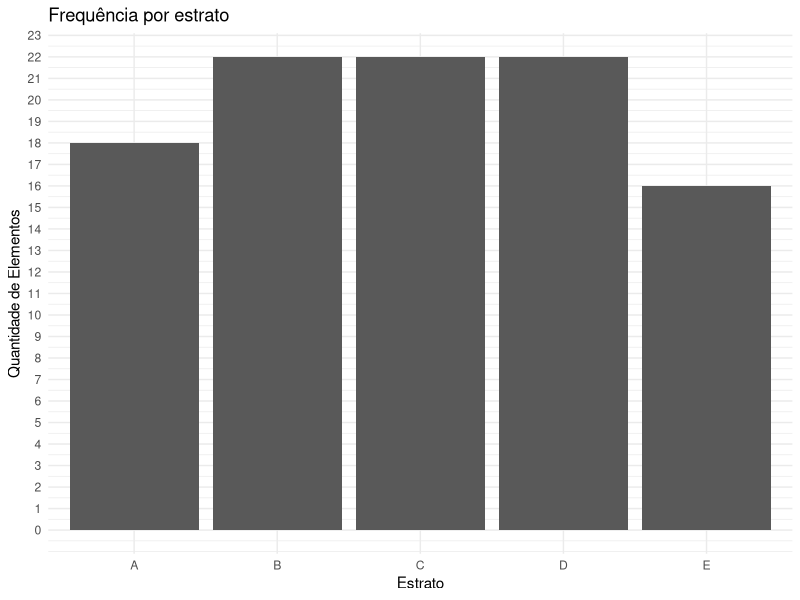
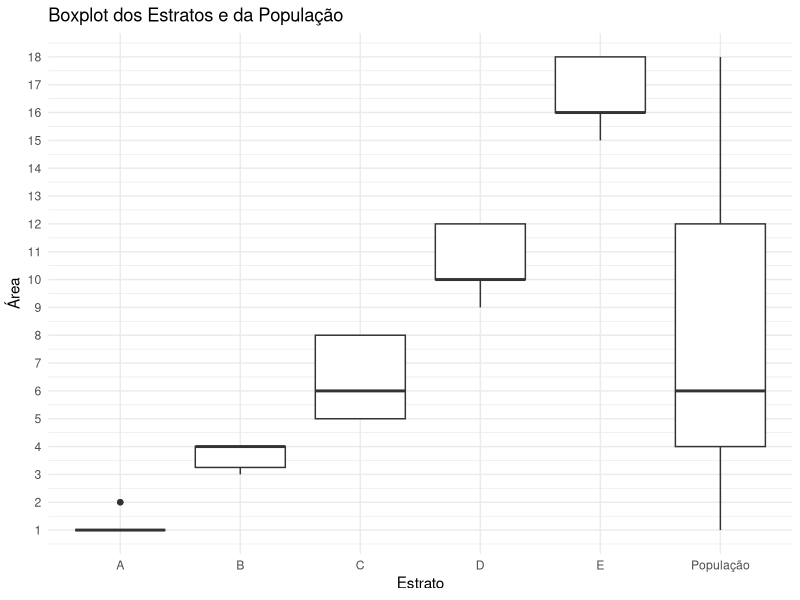
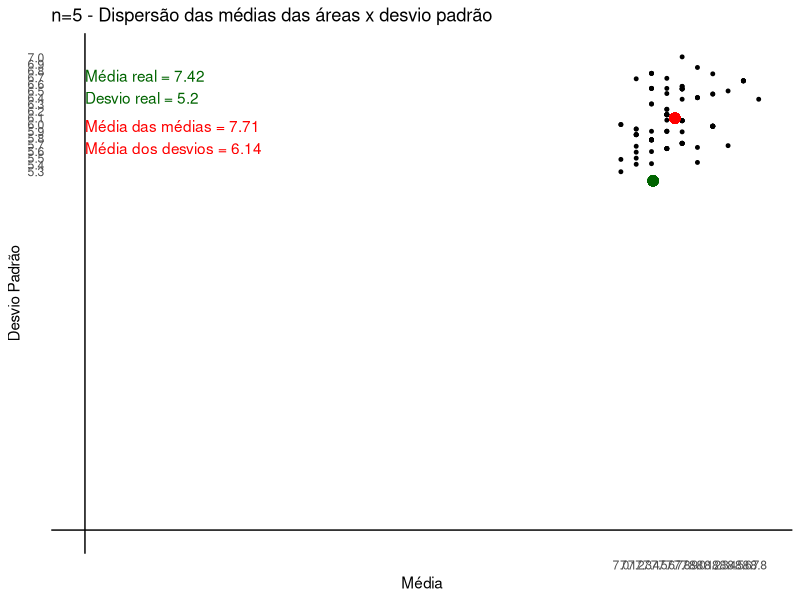
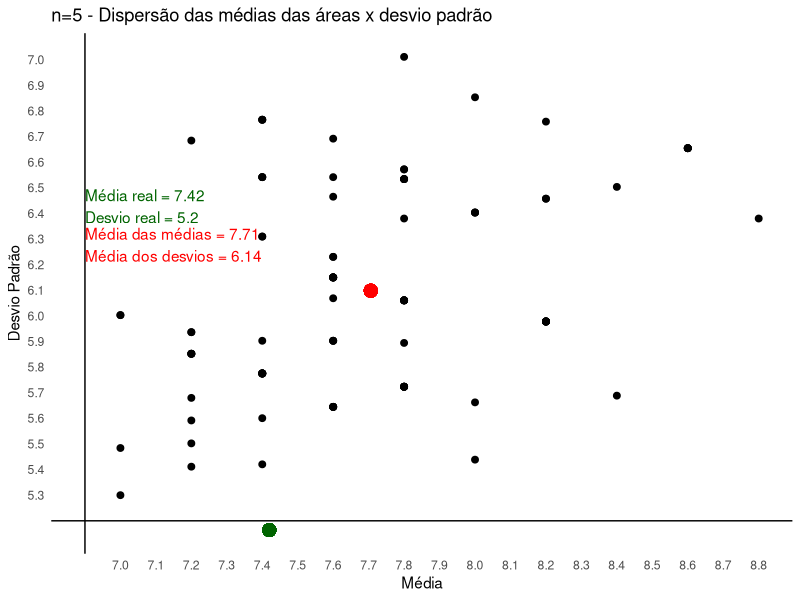
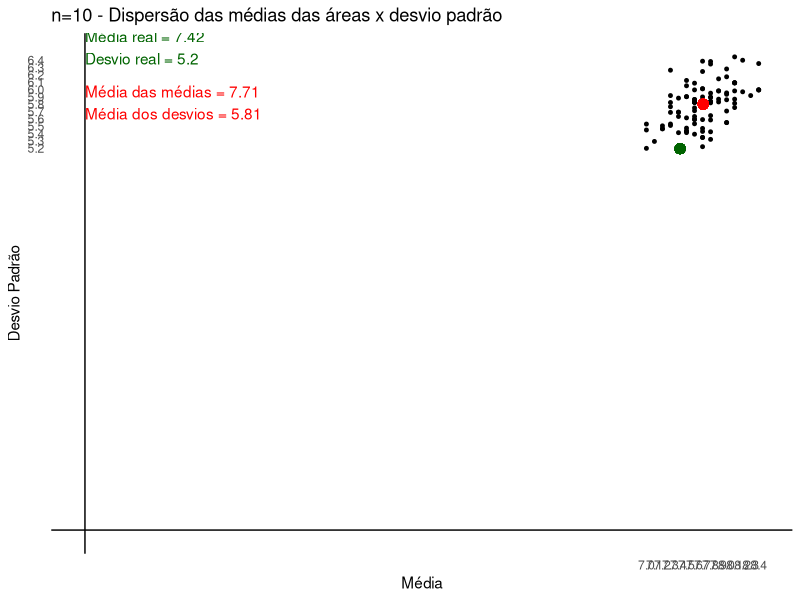
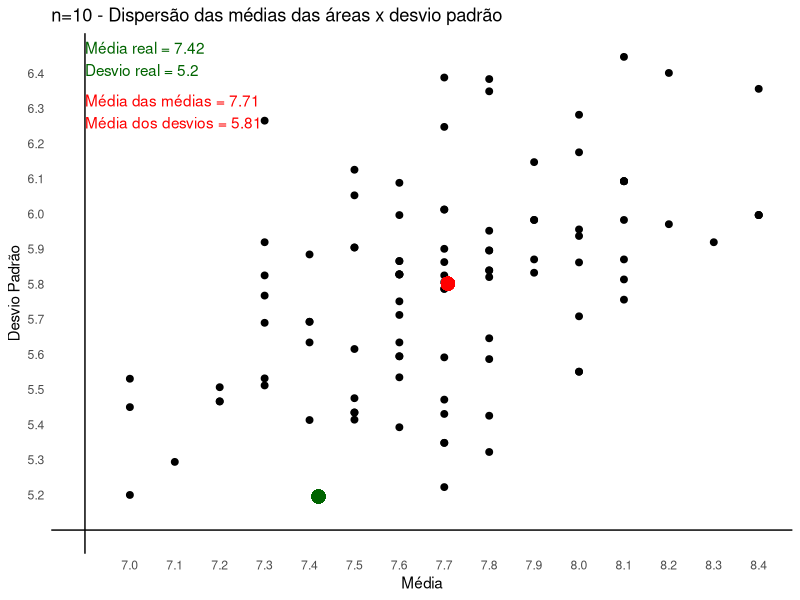

R code for these plots, in order:
library(dplyr)
library(ggplot2)

################################################
### Definição da base de dados
################################################
dados <- tibble(
  numero = 1:100,
  area = c(1, 1, 1, 1, 1, 5, 12, 1, 1, 1, 1, 8, 16, 4, 9, 1, 9, 4, 1, 1, 1, 4, 
           10, 5, 18, 12, 4, 5, 10, 4, 16, 5, 12, 12, 4, 4, 10, 9, 12, 8, 16, 6, 
           4, 1, 10, 3, 16, 6, 10, 1, 16, 12, 6, 3, 16, 4, 18, 4, 8, 16, 8, 3, 
           9, 1, 5, 10, 4, 12, 4, 18, 4, 12, 16, 10, 8, 18, 3, 4, 8, 2, 15, 6, 
           2, 5, 8, 5, 8, 4, 12, 16, 3, 5, 16, 3, 6, 18, 4, 6, 9, 12)
)

set.seed(as.integer(Sys.time()))
n_iteracoes <- 100


################################################
### Categorização dos dados
################################################
dados <- dados %>%
  mutate(
    estrato = case_when(
      area <= 2 ~ "A",
      area > 2 & area <= 4 ~ "B",
      area > 4 & area <= 8 ~ "C",
      area > 4 & area <= 12 ~ "D",
      area > 12 ~ "E"
    )
  )

glimpse(dados)

################################################
### Dados da população
################################################
mediaReal <- mean(dados$area)
desvioReal <- sqrt(sum((dados$area - mean(dados$area))^2) / length(dados$area))

################################################
### Gráfico Barras de cada Estrato
################################################
graf_barra <- dados %>%
  count(estrato)

ggplot(graf_barra, aes(x = estrato, y = n)) +
  geom_col() +
  labs(
    title = "Frequência por estrato",
    x = "Estrato",
    y = "Quantidade de Elementos"
  ) +
  scale_y_continuous(
    breaks = seq(0, 100, by = 1),
    labels = scales::label_number(accuracy = 1) 
  ) +
  theme_minimal()

################################################
### Gráfico Box Plot dos Estratos
################################################
dados_plot <- bind_rows(
  dados,
  dados %>% mutate(estrato = "População")
)

ggplot(dados_plot, aes(x = estrato, y = area)) +
  geom_boxplot() +
  labs(
    title = "Boxplot dos Estratos e da População",
    x = "Estrato",
    y = "Área"
  ) +
  scale_y_continuous(
    breaks = seq(0, 100, by = 1),
    labels = scales::label_number(accuracy = 1) 
  ) +
  theme_minimal()

################################################
### Gráfico de Dispersão
################################################
divisao_grupos <- function(tabela, mediaReal, desvioReal, cartesiano, n) {
  if (n == 5){
    titulo = "n=5 - Dispersão das médias das áreas x desvio padrão"
  }
  if (n == 10){
    titulo = "n=10 - Dispersão das médias das áreas x desvio padrão"
  }
  
  if (cartesiano == 0){
    inicioX = 0
    inicioY = 0
    tamPonto = 1
    posTextoX = 0
    posTextoYRed = 5.6
    posTextoYGreen = 6.35
  } else {
    inicioX = min(tabela$media)-0.1
    inicioY = min(tabela$desvio_padrao)-0.1
    tamPonto = 2
    posTextoX = 6.9
    posTextoYRed = 6.25
    posTextoYGreen = 6.4
  }
  
  ggplot(tabela, aes(x = media, y = desvio_padrao)) +
    geom_point(size = tamPonto) +
    geom_hline(yintercept = inicioY, linewidth = 0.5) +
    geom_vline(xintercept = inicioX, linewidth = 0.5) +
    geom_point(
      aes(x = mean(media), y = mean(desvio_padrao)),
      color = "red",
      size = tamPonto+2
    ) +
    geom_point(
      aes(x = mediaReal, y = desvioReal),
      color = "darkgreen",
      size = tamPonto+2
    ) +
    annotate(
      "text",
      x = posTextoX,
      y = posTextoYRed,
      label = paste("Média das médias =", round(mean(tabela$media), 2),
                    "\nMédia dos desvios =", round(mean(tabela$desvio_padrao), 2)),
      color = "red",
      vjust = 0,
      hjust = 0
    ) +
    annotate(
      "text",
      x = posTextoX,
      y = posTextoYGreen,
      label = paste("Média real =", mediaReal,
                    "\nDesvio real =", round(desvioReal, 2)),
      color = "darkgreen",
      vjust = 0,
      hjust = 0
    ) +
    scale_x_continuous(
      breaks = seq(min(tabela$media), max(tabela$media), by = 0.1),
      labels = scales::label_number(accuracy = 0.1)
    ) +
    scale_y_continuous(
      breaks = seq(min(tabela$desvio_padrao), max(tabela$desvio_padrao), by = 0.1),
      labels = scales::label_number(accuracy = 0.1)
    ) +
    labs(
      title = titulo,
      x = "Média",
      y = "Desvio Padrão"
    ) +
    theme_minimal() +
    theme(
      panel.grid = element_blank()
    )
}

################################################
### Cálculo por amostragem n=10
################################################
calculoAmostragem <- function(tabela, tamN) {
  if (tamN == 5){
    fatia = 1
  }
  if (tamN == 10){
    fatia = 2
  }
  
  calculos <- list()
  
  for (i in 1:n_iteracoes) {
    aae <- tabela %>%
      group_by(estrato) %>%
      slice_sample(n=fatia) %>%
      ungroup()
    
    calculos[[i]] <- tibble(
      media = mean(aae$area),
      desvio_padrao = sd(aae$area),
      n = length(aae$area)
    ) 
  }

  aae <- bind_rows(calculos)
  
  return (aae)
}

################################################
### Main
################################################

aae_n5 <- calculoAmostragem(dados, 5)
aae_n10 <- calculoAmostragem(dados, 10)

divisao_grupos(aae_n5, mediaReal, desvioReal, 0, 5)
divisao_grupos(aae_n5, mediaReal, desvioReal, 1, 5)
divisao_grupos(aae_n10, mediaReal, desvioReal, 0, 10)
divisao_grupos(aae_n10, mediaReal, desvioReal, 1, 10)
